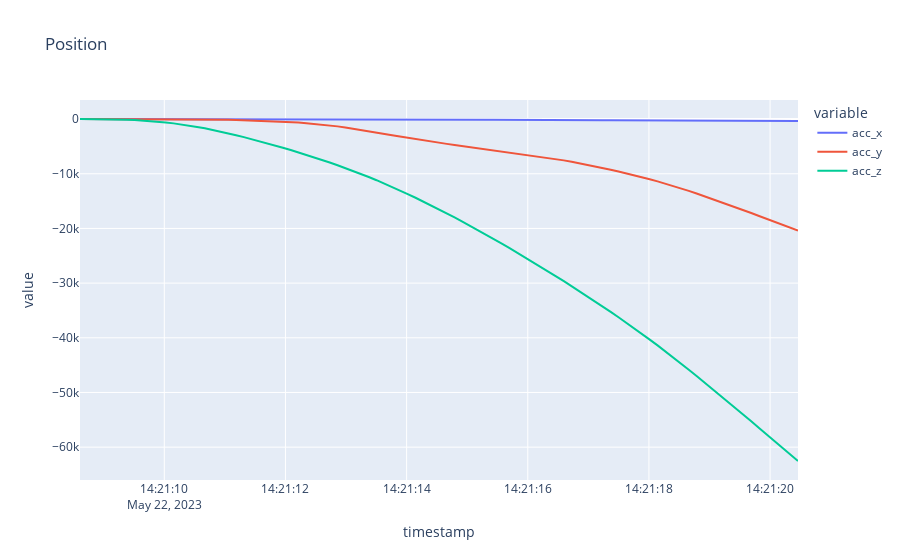

Notebook cell for this chart:
### Code cell
dpos = dv[["acc_x", "acc_y", "acc_z"]].expanding().apply(lambda g: integrate.trapezoid(g, g.index.astype(np.int64) / 10**9))
# dpos = dv[["acc_x", "acc_y", "acc_z"]].rolling("1s", min_periods=1).mean().cumsum()
df[["pos_x", "pos_y", "pos_z"]] = dv[["acc_x", "acc_y", "acc_z"]].rolling("1s", min_periods=1).mean().cumsum()
px.line(dpos, title="Position")
